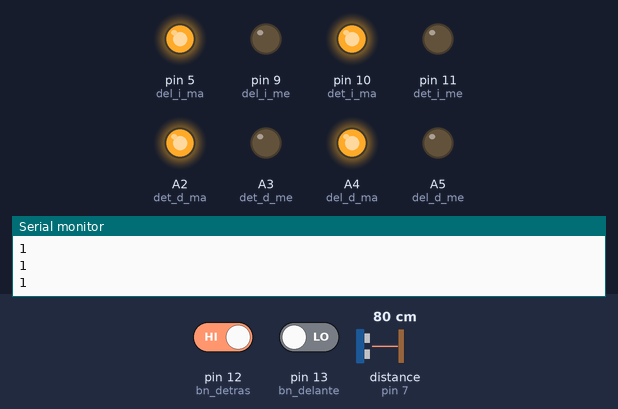
A sketch run on a simulated Arduino Uno, built with avr-gcc and run on an emulated ATmega328P. Shown: output pins drawn as LEDs (lit = HIGH), the last lines printed to the serial monitor. Wiring (inferred from the names in the program): ultrasonic range finder: trigger pin 6; echo pin 7. Inputs (shaded band) come from the test bench; at power-on: pin 12 (bn_detras) HIGH, pin 13 (bn_delante) LOW, distance to the obstacle (sensor on pin 7) 80 cm. The echo pulse lasts 58.3 µs per cm; pins used as bus, display or sensor lines are not drawn.

Above: at 1.2 s.
1.3 s: pin 12 (bn_detras) driven LOW
At 2.0 s:
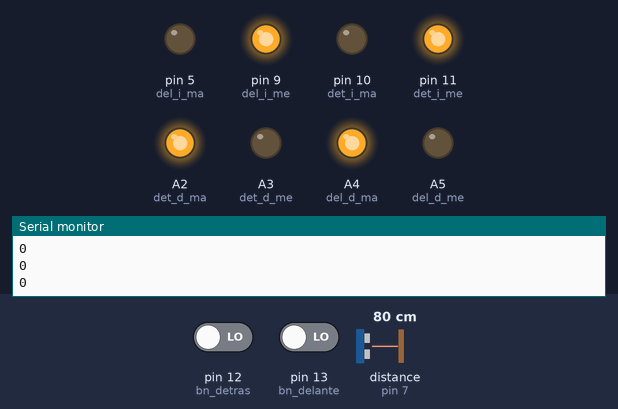
2.8 s: pin 12 (bn_detras) driven HIGH
At 4.3 s:
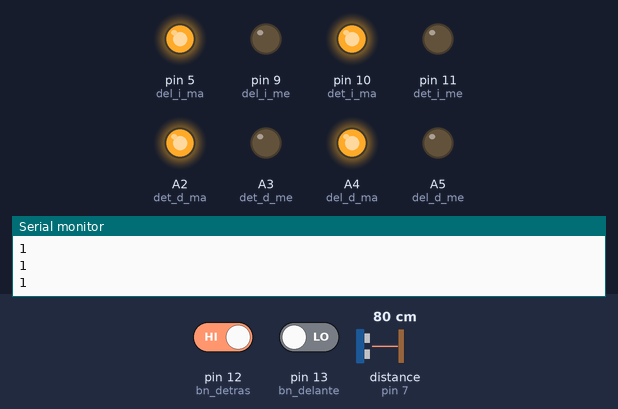
Timing chart, 0 to 5.8 s (numbered marks = the images above; inputs shaded):
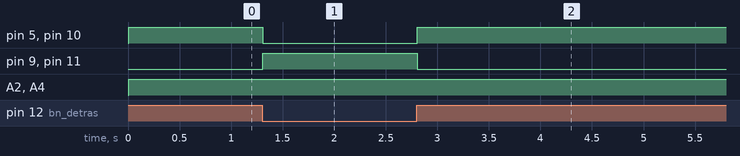

Measured:
- after the input at 1.3 s, pin 5 (del_i_ma), pin 10 (det_i_ma): HIGH → LOW at once; pin 9 (del_i_me), pin 11 (det_i_me): LOW → HIGH at once
- after the input at 2.8 s, pin 5 (del_i_ma), pin 10 (det_i_ma): LOW → HIGH at once; pin 9 (del_i_me), pin 11 (det_i_me): HIGH → LOW at once

The sketch:

Barrendero.ino
```cpp
int echo = 7;int trig = 6;int t;int d;

int del_d_me=A5;  int del_d_ma=A4;
int det_d_me=A3;  int det_d_ma=A2;
int del_i_me=9;  int del_i_ma=5;
int det_i_me=11; int det_i_ma=10;

int bn_delante=13; int bn_detras=12;
int valor_del; int valor_det;

void setup() {
  // put your setup code here, to run once:
  pinMode(del_d_me,OUTPUT);  pinMode(del_d_ma,OUTPUT);
  pinMode(del_i_me,OUTPUT);  pinMode(del_i_ma,OUTPUT);
  pinMode(det_d_me,OUTPUT);  pinMode(det_d_ma,OUTPUT);
  pinMode(det_i_me,OUTPUT);  pinMode(det_i_ma,OUTPUT);

  pinMode(bn_delante,INPUT); pinMode(bn_detras,INPUT);

  pinMode(echo,INPUT); pinMode (trig,OUTPUT);

  Serial.begin(9600);

}

void delante(){
  digitalWrite (det_d_me,LOW);  digitalWrite (det_d_ma,HIGH);
  digitalWrite (det_i_me,LOW);  digitalWrite (det_i_ma,HIGH);
  digitalWrite (del_d_me,LOW);  digitalWrite (del_d_ma,HIGH);
  digitalWrite (del_i_me,LOW);  digitalWrite (del_i_ma,HIGH);
}

void detras(){
  digitalWrite (det_d_me,HIGH);  digitalWrite (det_d_ma,LOW);
  digitalWrite (det_i_me,HIGH);  digitalWrite (det_i_ma,LOW);
  digitalWrite (del_d_me,HIGH);  digitalWrite (del_d_ma,LOW);
  digitalWrite (del_i_me,HIGH);  digitalWrite (del_i_ma,LOW);
}
void girar(){
  digitalWrite (det_d_me,LOW);  digitalWrite (det_d_ma,HIGH);
  digitalWrite (del_d_me,LOW);  digitalWrite (del_d_ma,HIGH);
  digitalWrite (det_i_me,HIGH);  digitalWrite (det_i_ma,LOW);
  digitalWrite (del_i_me,HIGH);  digitalWrite (del_i_ma,LOW);
}


void loop() {
  // put your main code here, to run repeatedly:

  valor_del=digitalRead(bn_delante);
  valor_det=digitalRead(bn_detras);
  digitalWrite(trig, HIGH);
  delayMicroseconds(10);
  digitalWrite(trig, LOW);
  t = pulseIn(echo, HIGH);
  d = t/59;
  Serial.println(valor_det);

  if (valor_det==0){
    if (d<25){
      delante();
      if (valor_del==1){
        delay(400);
        detras();
        delay(500);
      }
    }
    else{
      girar();
    }
  }
  else if (valor_det==1){
      delante();
    }

}
```
